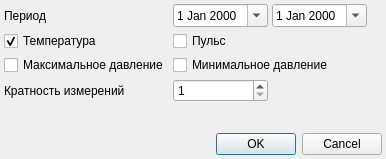
<?xml version="1.0" encoding="UTF-8"?>
<ui version="4.0">
 <class>TemperatureListParameters</class>
 <widget class="QDialog" name="TemperatureListParameters">
  <property name="geometry">
   <rect>
    <x>0</x>
    <y>0</y>
    <width>386</width>
    <height>159</height>
   </rect>
  </property>
  <property name="windowTitle">
   <string>Параметры</string>
  </property>
  <layout class="QGridLayout" name="gridLayout">
   <property name="margin">
    <number>4</number>
   </property>
   <property name="spacing">
    <number>4</number>
   </property>
   <item row="0" column="0">
    <widget class="QLabel" name="label_2">
     <property name="text">
      <string>Период</string>
     </property>
    </widget>
   </item>
   <item row="0" column="1">
    <widget class="CDateEdit" name="edtBegDate">
     <property name="calendarPopup">
      <bool>true</bool>
     </property>
    </widget>
   </item>
   <item row="0" column="2">
    <widget class="CDateEdit" name="edtEndDate">
     <property name="calendarPopup">
      <bool>true</bool>
     </property>
    </widget>
   </item>
   <item row="0" column="3">
    <spacer name="horizontalSpacer_3">
     <property name="orientation">
      <enum>Qt::Horizontal</enum>
     </property>
     <property name="sizeHint" stdset="0">
      <size>
       <width>20</width>
       <height>20</height>
      </size>
     </property>
    </spacer>
   </item>
   <item row="1" column="0">
    <widget class="QCheckBox" name="chkTemperature">
     <property name="text">
      <string>Температура</string>
     </property>
     <property name="checked">
      <bool>true</bool>
     </property>
    </widget>
   </item>
   <item row="1" column="1" colspan="2">
    <widget class="QCheckBox" name="chkPulse">
     <property name="text">
      <string>Пульс</string>
     </property>
    </widget>
   </item>
   <item row="2" column="0">
    <widget class="QCheckBox" name="chkAPMax">
     <property name="text">
      <string>Максимальное давление</string>
     </property>
    </widget>
   </item>
   <item row="2" column="1" colspan="2">
    <widget class="QCheckBox" name="chkAPMin">
     <property name="text">
      <string>Минимальное давление</string>
     </property>
    </widget>
   </item>
   <item row="3" column="0">
    <widget class="QLabel" name="lblMultipleDimension">
     <property name="text">
      <string>Кратность измерений</string>
     </property>
    </widget>
   </item>
   <item row="3" column="1">
    <widget class="QSpinBox" name="edtMultipleDimension">
     <property name="minimum">
      <number>1</number>
     </property>
     <property name="maximum">
      <number>4</number>
     </property>
    </widget>
   </item>
   <item row="3" column="2" colspan="2">
    <spacer name="horizontalSpacer">
     <property name="orientation">
      <enum>Qt::Horizontal</enum>
     </property>
     <property name="sizeHint" stdset="0">
      <size>
       <width>136</width>
       <height>20</height>
      </size>
     </property>
    </spacer>
   </item>
   <item row="4" column="0">
    <spacer name="verticalSpacer">
     <property name="orientation">
      <enum>Qt::Vertical</enum>
     </property>
     <property name="sizeHint" stdset="0">
      <size>
       <width>20</width>
       <height>23</height>
      </size>
     </property>
    </spacer>
   </item>
   <item row="5" column="1" colspan="3">
    <widget class="QDialogButtonBox" name="buttonBox">
     <property name="orientation">
      <enum>Qt::Horizontal</enum>
     </property>
     <property name="standardButtons">
      <set>QDialogButtonBox::Cancel|QDialogButtonBox::Ok</set>
     </property>
    </widget>
   </item>
  </layout>
 </widget>
 <customwidgets>
  <customwidget>
   <class>CDateEdit</class>
   <extends>QDateEdit</extends>
   <header>library/DateEdit</header>
  </customwidget>
 </customwidgets>
 <resources/>
 <connections>
  <connection>
   <sender>buttonBox</sender>
   <signal>accepted()</signal>
   <receiver>TemperatureListParameters</receiver>
   <slot>accept()</slot>
   <hints>
    <hint type="sourcelabel">
     <x>248</x>
     <y>254</y>
    </hint>
    <hint type="destinationlabel">
     <x>157</x>
     <y>274</y>
    </hint>
   </hints>
  </connection>
  <connection>
   <sender>buttonBox</sender>
   <signal>rejected()</signal>
   <receiver>TemperatureListParameters</receiver>
   <slot>reject()</slot>
   <hints>
    <hint type="sourcelabel">
     <x>316</x>
     <y>260</y>
    </hint>
    <hint type="destinationlabel">
     <x>286</x>
     <y>274</y>
    </hint>
   </hints>
  </connection>
 </connections>
</ui>
